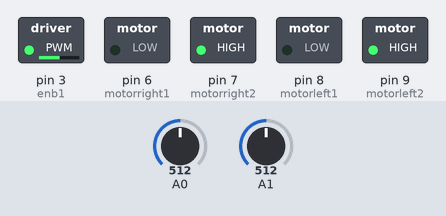
Bench run of a sketch on a simulated Arduino Uno, built with avr-gcc and run on an emulated ATmega328P. Shown: switched loads named in the sketch (green lamp = pin HIGH). Dashed ring = blinking. The inputs (shaded band) are chosen by the test bench; at power-on: A0 = 512, A1 = 512.

Above: at 1.2 s.
1.3 s: A0 set to 317
2.8 s: A0 set to 287
At 2.97 s:
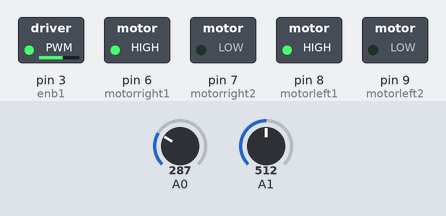
5.8 s: A1 set to 290
At 6.55 s:
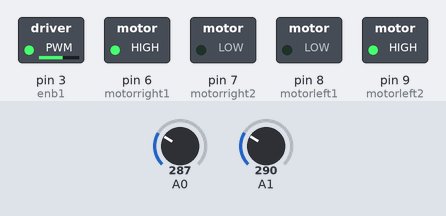
8.8 s: A1 set to 306
At 9.47 s:
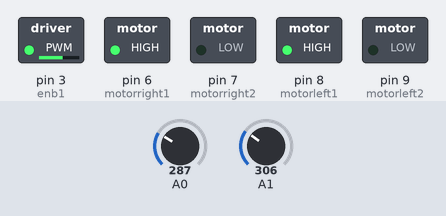
11.8 s: A1 set to 122
At 12.72 s:
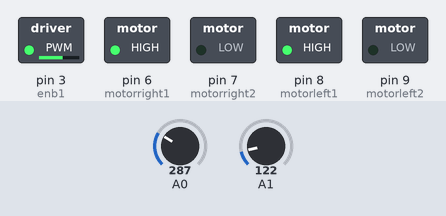
Timing chart, 0 to 15.8 s (numbered marks = the images above; inputs shaded):
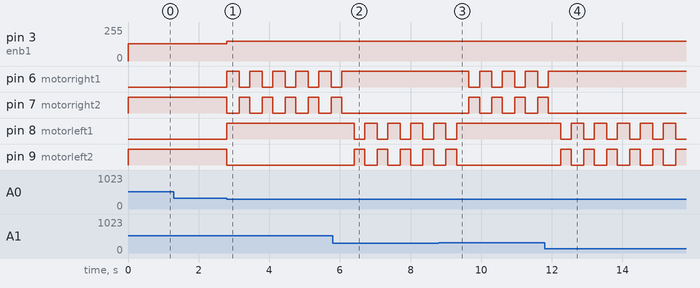

The sketch:

ir_car.ino
```cpp
#define ts 300
int sensR=A0;
int sensL=A1;
int motorright1=6;
int motorright2=7;
int motorleft1=8;
int motorleft2=9;
int enb1=3;
void setup() {
  pinMode(A0,INPUT);
  pinMode(A1,INPUT);
  pinMode(6,OUTPUT);
  pinMode(7,OUTPUT);
  pinMode(8,OUTPUT);
  pinMode(9,OUTPUT);
  Serial.begin(9600);
}

void loop() {
  sensR=analogRead(A0);
  sensL=analogRead(A1);
 // Serial.print("sensR = ");
 // Serial.print(sensR);
 // Serial.print("sensL = ");
  //Serial.println(sensL);
 // delay(500);
  if (sensR > 300 && sensL > 300){
    forward();
  }
else if(sensR > 300 && sensL < 300){
  back();
  delay(350);
  right();
  delay(300);
}
else if (sensR < 300 && sensL > 300){
  back();
  delay(350);
  left();
  delay(300);

}
else if (sensR < 300 && sensL < 300){
  back();
  delay(350);
  right();
  delay(300);

}
}


void back(){
  digitalWrite(motorright1,HIGH);
  digitalWrite(motorright2,LOW);
  digitalWrite(motorleft1,HIGH);
  digitalWrite(motorleft2,LOW);
  analogWrite(enb1,150);
}
void forward(){
  digitalWrite(motorright1,LOW);
  digitalWrite(motorright2,HIGH);
  digitalWrite(motorleft1,LOW);
  digitalWrite(motorleft2,HIGH);
  analogWrite(enb1,130);
}
void right(){
  digitalWrite(motorright1,HIGH);
  digitalWrite(motorright2,LOW);
  digitalWrite(motorleft1,LOW);
  digitalWrite(motorleft2,HIGH);
  analogWrite(enb1,150);
}
void left(){
  digitalWrite(motorright1,LOW);
  digitalWrite(motorright2,HIGH);
  digitalWrite(motorleft1,HIGH);
  digitalWrite(9,LOW);
  analogWrite(enb1,150);
}
void hold(){
  digitalWrite(motorright1,LOW);
  digitalWrite(motorright2,LOW);
  digitalWrite(motorleft1,LOW);
  digitalWrite(motorleft2,LOW);
  analogWrite(enb1,150);
}
```

Measured:
- the behaviour switches between 300 and 299 on A0 (found by bisection; images 0 and 1)
- after the input at 1.3 s, every drawn part: stays the same
- after the input at 2.8 s, pin 3 (enb1): 130/255 → 150/255 at once; pin 6 (motorright1): alternates HIGH for 0.35 s and LOW for 0.30 s, starting at once; pin 7 (motorright2): alternates HIGH for 0.30 s and LOW for 0.35 s, starting at once; pin 8 (motorleft1): LOW → HIGH at once; pin 9 (motorleft2): HIGH → LOW at once
- after the input at 5.8 s, pin 6 (motorright1): goes on until 6.1 s, then stays HIGH; pin 7 (motorright2): goes on until 6.1 s, then stays LOW; pin 8 (motorleft1): alternates HIGH for 0.35 s and LOW for 0.30 s, starting after 0.60 s; pin 9 (motorleft2): alternates HIGH for 0.30 s and LOW for 0.35 s, starting after 0.60 s
- after the input at 8.8 s, pin 6 (motorright1): alternates HIGH for 0.35 s and LOW for 0.30 s, starting after 0.85 s; pin 7 (motorright2): alternates HIGH for 0.30 s and LOW for 0.35 s, starting after 0.85 s; pin 8 (motorleft1): goes on until 9.3 s, then stays HIGH; pin 9 (motorleft2): goes on until 9.3 s, then stays LOW
- after the input at 11.8 s, pin 6 (motorright1): goes on until 11.9 s, then stays HIGH; pin 7 (motorright2): goes on until 11.9 s, then stays LOW; pin 8 (motorleft1): alternates HIGH for 0.35 s and LOW for 0.30 s, starting after 0.45 s; pin 9 (motorleft2): alternates HIGH for 0.30 s and LOW for 0.35 s, starting after 0.45 s
